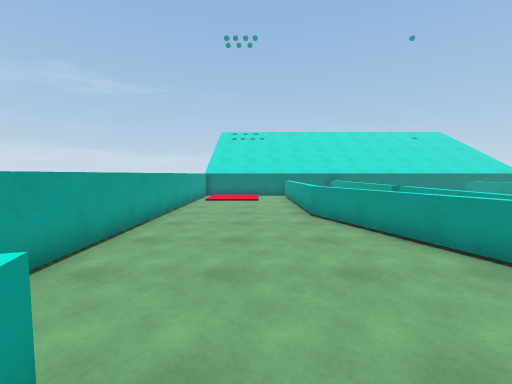
View 1 (above)

15 first-person views from a walk through a scene from a Unity 3-D project. The camera is 1.5 m above the floor, tilts 4° down and sees 90° across. The floor is counted in squares, 1 m on a side. Each view is taken from the middle of a square. On the plan, view 1 faces up. The plan holds only what a view shows up to about 13 squares ahead; the rest is blank. The place goes on beyond the plan. The player is left out.

View 2
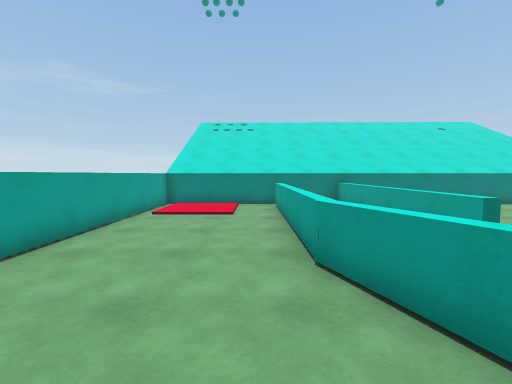

View 3
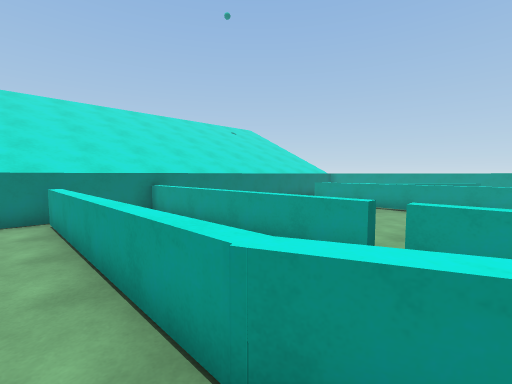

View 4
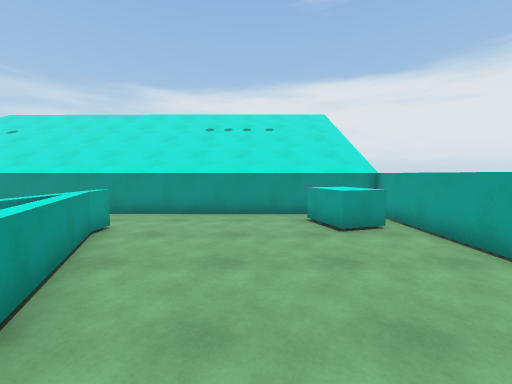

View 5
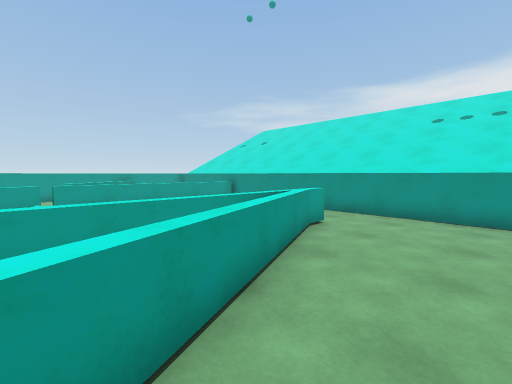

View 6
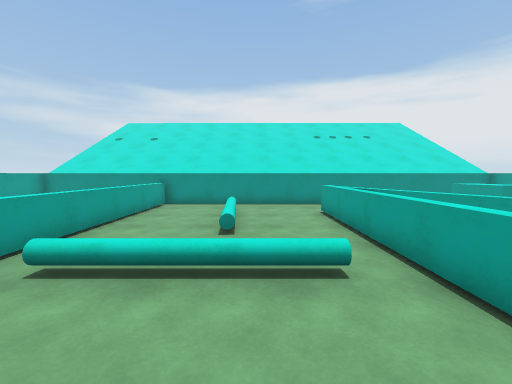

View 7
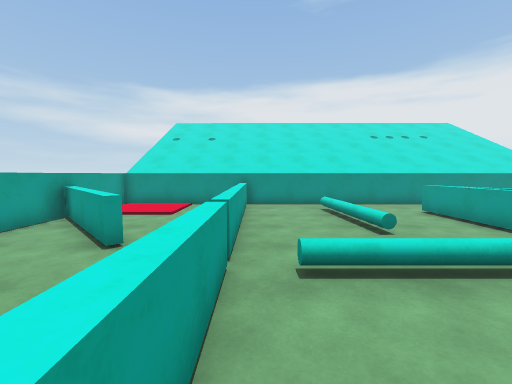

View 8
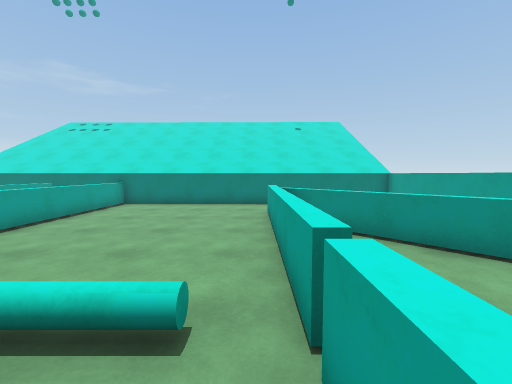

View 9
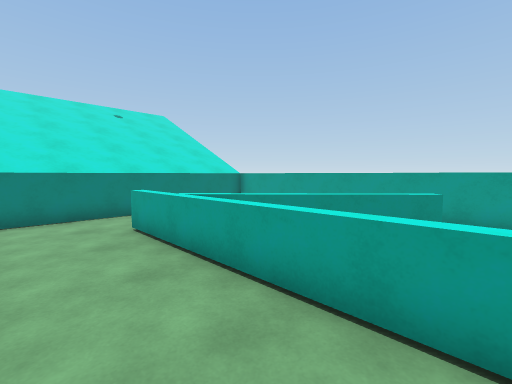

View 10
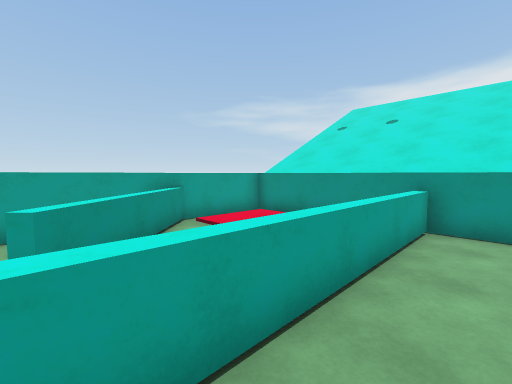

View 11
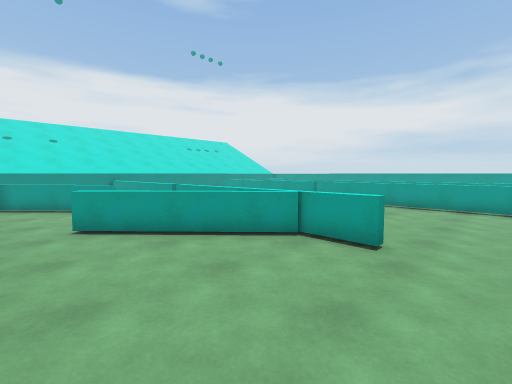

View 12
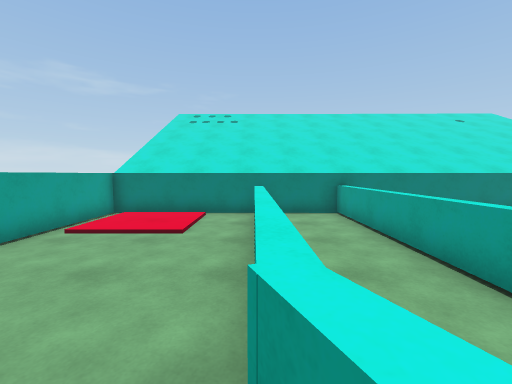

View 13
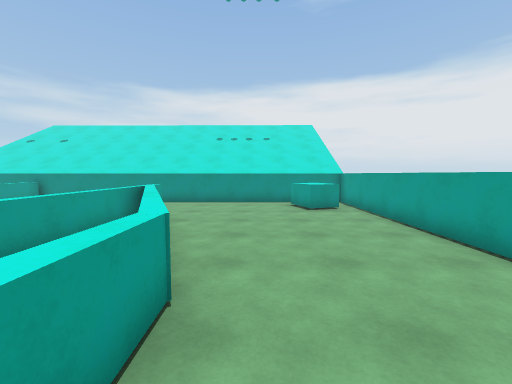

View 14
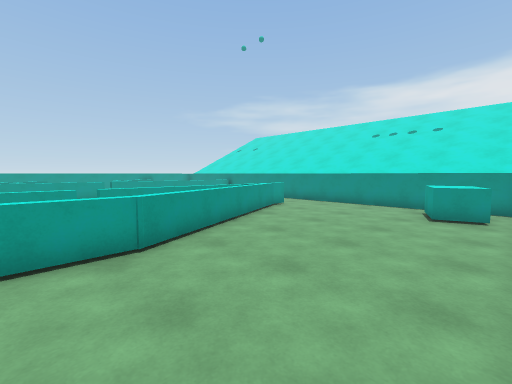

View 15
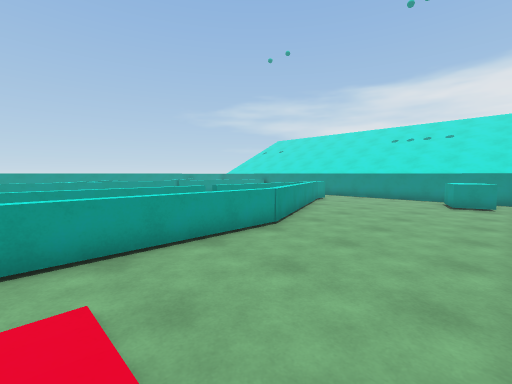

### Floor plan
Key: @ floor where view 1 was taken; # wall or solid block; x gap in a wall; . floor; / step, stairs or slope; = window, fence, low wall or low ledge; ^ raised ledge; B cyan block.
Columns run from 4 left of view 1 to 19 right of it. Each row starts with its distance up from view 1.
 18 #^^^^^^^^^^^^^^^^^^^^^^^
 17 #.....^..=........... .#
 16 #.....^..=............ #
 15 #.....^..=.......^.....#
 14 #.....^..=.......^.....#
 13 #.....^..=.......^.....#
 12 #.....^..=.......^=....#
 11 #.....^..=.......^x=...#
 10 #.....^..=.......^ #=..#
  9 #.....=# x.......^ .#..#
  8 #......= =.......^ ....#
  7 #......= =.......^ ....#
  6 #......=#=.    ..^ ....#
  5 #.......==.../...^ #=..#
  4 #.......==.../...^ .#=.#
  3 #........=.../...^ ..#=#
  2 #........^.../...^ ...##
  1 #.BB.....#.../...^ ....=
  0 #.BB@......../...^ ....=
 -1 #. ..............^ ....=
 -2 ^^^^^^^^^^^^^^^^^^^^^^^^

Positions as (right, up) in squares from view 1, and headings:
1: (0, 0), facing up
2: (1, 5), facing up
3: (1, 8), facing up-right
4: (1, 8), facing down
5: (1, 8), facing down-right
6: (8, 11), facing down
7: (12, 11), facing down
8: (12, 5), facing up
9: (10, 8), facing up-right
10: (11, 6), facing down-right
11: (18, 17), facing down-left
12: (2, 8), facing up
13: (1, 12), facing down
14: (-3, 11), facing down-right
15: (-3, 15), facing down-right
